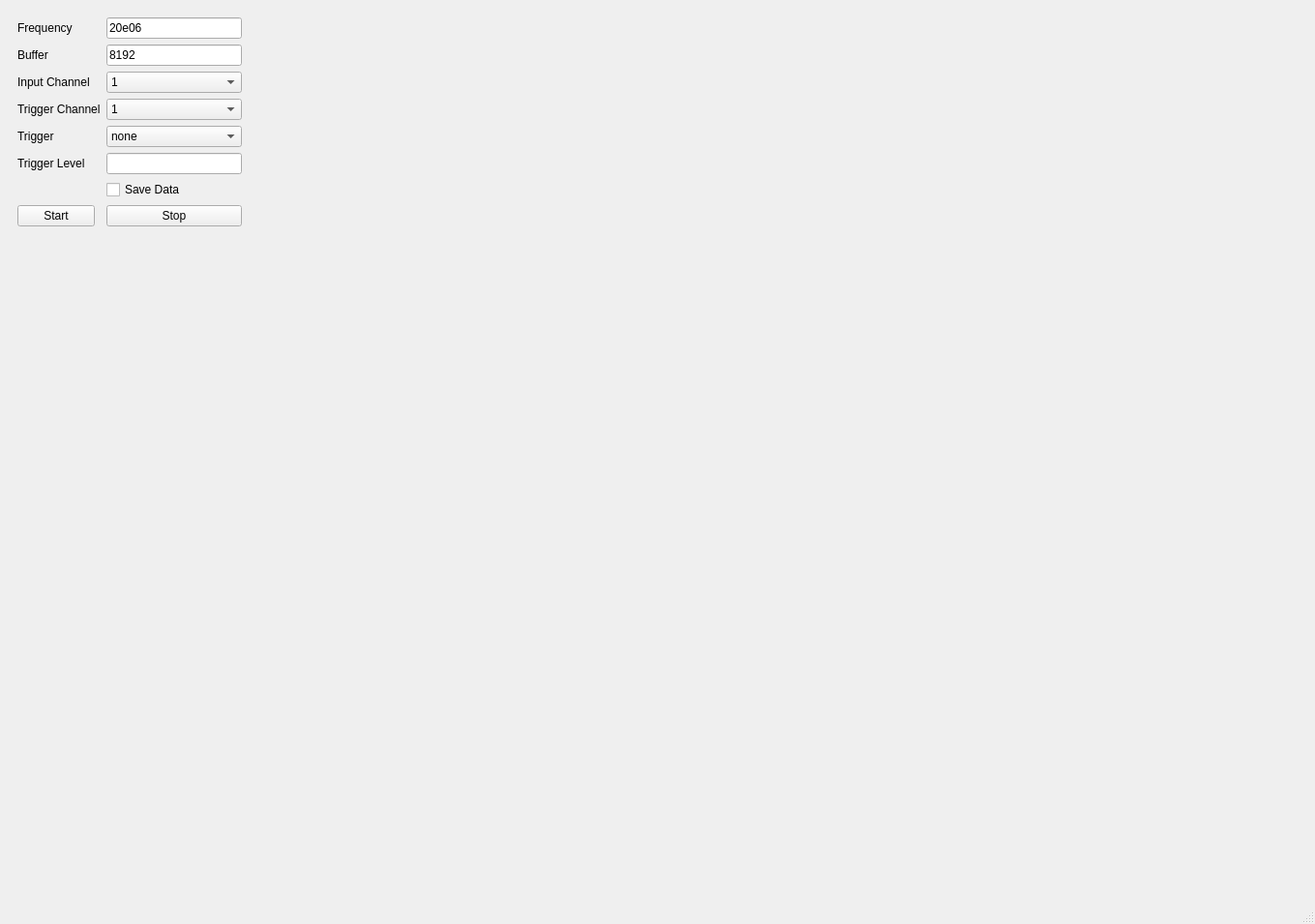
<?xml version="1.0" encoding="UTF-8"?>
<ui version="4.0">
 <class>MainWindow</class>
 <widget class="QMainWindow" name="MainWindow">
  <property name="geometry">
   <rect>
    <x>0</x>
    <y>0</y>
    <width>1359</width>
    <height>955</height>
   </rect>
  </property>
  <property name="windowTitle">
   <string>MainWindow</string>
  </property>
  <widget class="QWidget" name="centralwidget">
   <layout class="QHBoxLayout" name="horizontalLayout">
    <item>
     <widget class="QWidget" name="control_panel" native="true">
      <property name="maximumSize">
       <size>
        <width>250</width>
        <height>16777215</height>
       </size>
      </property>
      <layout class="QVBoxLayout" name="verticalLayout">
       <item>
        <layout class="QFormLayout" name="formLayout">
         <item row="1" column="0">
          <widget class="QLabel" name="label">
           <property name="text">
            <string>Frequency</string>
           </property>
           <property name="buddy">
            <cstring>line_frequency</cstring>
           </property>
          </widget>
         </item>
         <item row="1" column="1">
          <widget class="QLineEdit" name="line_frequency">
           <property name="text">
            <string>20e06</string>
           </property>
          </widget>
         </item>
         <item row="2" column="0">
          <widget class="QLabel" name="label_2">
           <property name="text">
            <string>Buffer</string>
           </property>
          </widget>
         </item>
         <item row="2" column="1">
          <widget class="QLineEdit" name="line_buffer">
           <property name="text">
            <string>8192</string>
           </property>
          </widget>
         </item>
         <item row="3" column="0">
          <widget class="QLabel" name="label_3">
           <property name="text">
            <string>Input Channel</string>
           </property>
          </widget>
         </item>
         <item row="3" column="1">
          <widget class="QComboBox" name="combo_input">
           <item>
            <property name="text">
             <string>1</string>
            </property>
           </item>
           <item>
            <property name="text">
             <string>2</string>
            </property>
           </item>
          </widget>
         </item>
         <item row="4" column="0">
          <widget class="QLabel" name="label_4">
           <property name="text">
            <string>Trigger Channel</string>
           </property>
          </widget>
         </item>
         <item row="4" column="1">
          <widget class="QComboBox" name="combo_trigger">
           <item>
            <property name="text">
             <string>1</string>
            </property>
           </item>
           <item>
            <property name="text">
             <string>2</string>
            </property>
           </item>
          </widget>
         </item>
         <item row="5" column="0">
          <widget class="QLabel" name="label_5">
           <property name="text">
            <string>Trigger</string>
           </property>
          </widget>
         </item>
         <item row="5" column="1">
          <widget class="QComboBox" name="combo_trigger_mode">
           <item>
            <property name="text">
             <string>none</string>
            </property>
           </item>
           <item>
            <property name="text">
             <string>analog</string>
            </property>
           </item>
          </widget>
         </item>
         <item row="7" column="0">
          <widget class="QLabel" name="label_6">
           <property name="text">
            <string/>
           </property>
          </widget>
         </item>
         <item row="7" column="1">
          <widget class="QCheckBox" name="check_save">
           <property name="text">
            <string>Save Data</string>
           </property>
          </widget>
         </item>
         <item row="8" column="0">
          <widget class="QPushButton" name="button_start">
           <property name="text">
            <string>Start</string>
           </property>
          </widget>
         </item>
         <item row="8" column="1">
          <widget class="QPushButton" name="button_stop">
           <property name="text">
            <string>Stop</string>
           </property>
          </widget>
         </item>
         <item row="6" column="1">
          <widget class="QLineEdit" name="line_trigger_level"/>
         </item>
         <item row="6" column="0">
          <widget class="QLabel" name="label_7">
           <property name="text">
            <string>Trigger Level</string>
           </property>
          </widget>
         </item>
        </layout>
       </item>
      </layout>
     </widget>
    </item>
    <item>
     <widget class="QWidget" name="data_vis" native="true">
      <layout class="QHBoxLayout" name="horizontalLayout_2"/>
     </widget>
    </item>
   </layout>
  </widget>
  <widget class="QMenuBar" name="menubar">
   <property name="geometry">
    <rect>
     <x>0</x>
     <y>0</y>
     <width>1359</width>
     <height>31</height>
    </rect>
   </property>
  </widget>
  <widget class="QStatusBar" name="statusbar"/>
 </widget>
 <resources/>
 <connections/>
</ui>
